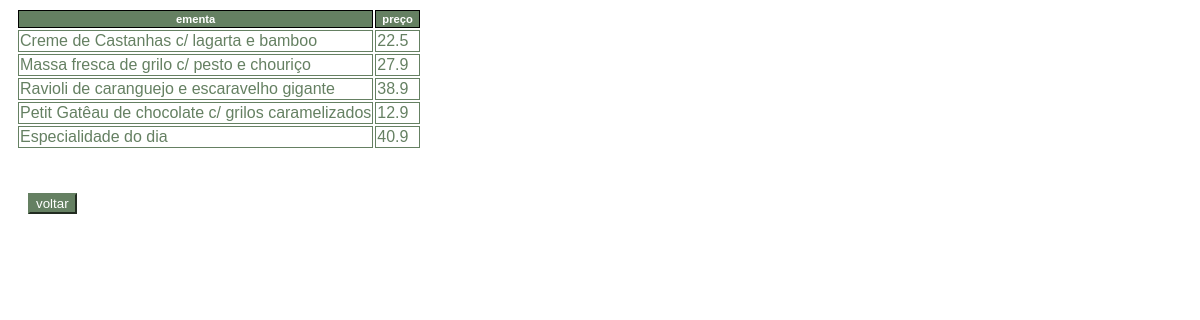
The app's page /php/menu_almoco.php with its own data.
### tables this page shows
CREATE TABLE `menu_almoco` (
  `ementa` text NOT NULL,
  `preço` float NOT NULL
);

### php/menu_almoco.php (the view, shortened to what this page needs)
<html>
    <head>
    </head>
</html>
<?php
include("connect.php");
$sql = "SELECT * FROM menu_almoco";
$result = $conn->query($sql);
if ($result->num_rows > 0) {
  echo "<table><tr><th>ementa</th><th>preço</th></tr>";
  while($row = $result->fetch_assoc()) {
    echo "<tr><td>".$row["ementa"]."</td><td>".$row["preço"] . "</td></tr>";
  }
  echo "</table> <br> <button onclick=document.location='../admin2.html'>voltar</button>";
} else {
  echo "Sem resultados";
}

### php/menu_almoco.php (style rules this page uses)
table { margin: 8px; }
th { font-family: Arial, Helvetica, sans-serif; font-size: .7em; background: #658062; color: #FFF; padding: 2px 6px; border-collapse: separate; border: 1px solid #000; }
td { font-family: Arial, Helvetica, sans-serif; font-size: 1em; border: 1px solid; color: #658062; }
button { color: white; background-color: #658062; border-color: #658062; margin-left: 20px; margin-right: 20px; margin-top: 17px; }

### records on screen
menu_almoco: ementa "Creme de Castanhas c/ lagarta e bamboo", preço "22.5"
menu_almoco: ementa "Massa fresca de grilo c/ pesto e chouriço", preço "27.9"
menu_almoco: ementa "Ravioli de caranguejo e escaravelho gigante", preço "38.9"
menu_almoco: ementa "Petit Gatêau de chocolate c/ grilos caramelizados", preço "12.9"
menu_almoco: ementa "Especialidade do dia", preço "40.9"
